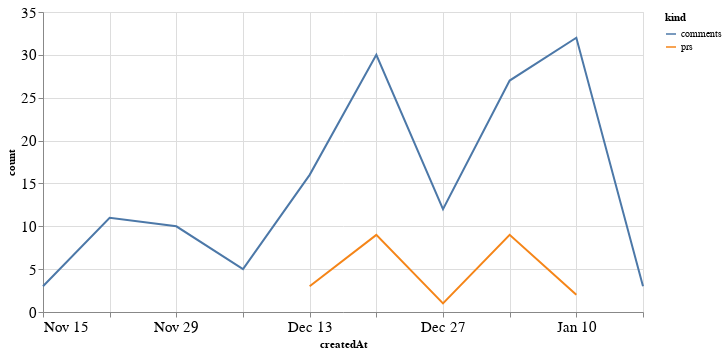

The code cell stored with this chart in its notebook:
### Code cell
alt.Chart(total_time, width=600).mark_line().encode(
    x='createdAt',
    y='count',
    color='kind'
)

### Figure 1 — Vega-Lite specification as saved in the notebook (floating-point values rounded to 4 significant figures)
{"config": {"axisLeft": {"labelFontSize": 15}, "axisBottom": {"labelFontSize": 15}}, "data": {"name": "data-545e8d9f39d024e5a26796fd8ac9a744"}, "mark": "line", "encoding": {"color": {"type": "nominal", "field": "kind"}, "x": {"type": "temporal", "field": "createdAt"}, "y": {"type": "quantitative", "field": "count"}}, "width": 600, "$schema": "https://vega.github.io/schema/vega-lite/v4.8.1.json", "datasets": {"data-545e8d9f39d024e5a26796fd8ac9a744": [{"createdAt": "2020-12-13T00:00:00", "kind": "prs", "count": 3.0}, {"createdAt": "2020-12-20T00:00:00", "kind": "prs", "count": 9.0}, {"createdAt": "2020-12-27T00:00:00", "kind": "prs", "count": 1.0}, {"createdAt": "2021-01-03T00:00:00", "kind": "prs", "count": 9.0}, {"createdAt": "2021-01-10T00:00:00", "kind": "prs", "count": 2.0}, {"createdAt": "2020-11-15T00:00:00", "kind": "prs", "count": null}, {"createdAt": "2020-11-22T00:00:00", "kind": "prs", "count": null}, {"createdAt": "2020-11-29T00:00:00", "kind": "prs", "count": null}, {"createdAt": "2020-12-06T00:00:00", "kind": "prs", "count": null}, {"createdAt": "2021-01-17T00:00:00", "kind": "prs", "count": null}, {"createdAt": "2020-12-13T00:00:00", "kind": "comments", "count": 16.0}, {"createdAt": "2020-12-20T00:00:00", "kind": "comments", "count": 30.0}, {"createdAt": "2020-12-27T00:00:00", "kind": "comments", "count": 12.0}, {"createdAt": "2021-01-03T00:00:00", "kind": "comments", "count": 27.0}, {"createdAt": "2021-01-10T00:00:00", "kind": "comments", "count": 32.0}, {"createdAt": "2020-11-15T00:00:00", "kind": "comments", "count": 3.0}, {"createdAt": "2020-11-22T00:00:00", "kind": "comments", "count": 11.0}, {"createdAt": "2020-11-29T00:00:00", "kind": "comments", "count": 10.0}, {"createdAt": "2020-12-06T00:00:00", "kind": "comments", "count": 5.0}, {"createdAt": "2021-01-17T00:00:00", "kind": "comments", "count": 3.0}]}}
